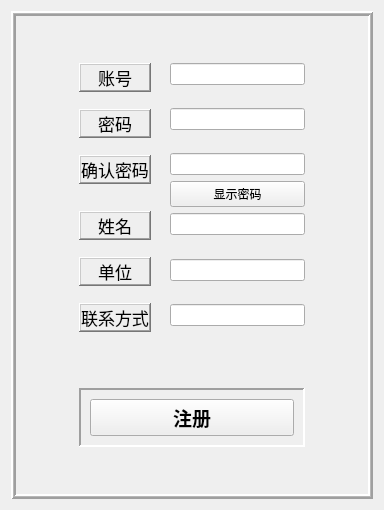
<?xml version="1.0" encoding="UTF-8"?>
<ui version="4.0">
 <class>RegisterWindow</class>
 <widget class="QWidget" name="RegisterWindow">
  <property name="geometry">
   <rect>
    <x>0</x>
    <y>0</y>
    <width>384</width>
    <height>510</height>
   </rect>
  </property>
  <property name="windowTitle">
   <string>Form</string>
  </property>
  <layout class="QGridLayout" name="gridLayout">
   <item row="0" column="0">
    <widget class="QFrame" name="frame">
     <property name="frameShape">
      <enum>QFrame::Box</enum>
     </property>
     <property name="frameShadow">
      <enum>QFrame::Raised</enum>
     </property>
     <property name="lineWidth">
      <number>2</number>
     </property>
     <property name="midLineWidth">
      <number>1</number>
     </property>
     <layout class="QGridLayout" name="gridLayout_3">
      <item row="0" column="0">
       <layout class="QHBoxLayout" name="horizontalLayout_2">
        <item>
         <spacer name="horizontalSpacer_2">
          <property name="orientation">
           <enum>Qt::Horizontal</enum>
          </property>
          <property name="sizeHint" stdset="0">
           <size>
            <width>40</width>
            <height>20</height>
           </size>
          </property>
         </spacer>
        </item>
        <item>
         <layout class="QVBoxLayout" name="verticalLayout_4">
          <item>
           <spacer name="verticalSpacer_12">
            <property name="orientation">
             <enum>Qt::Vertical</enum>
            </property>
            <property name="sizeHint" stdset="0">
             <size>
              <width>20</width>
              <height>40</height>
             </size>
            </property>
           </spacer>
          </item>
          <item>
           <layout class="QVBoxLayout" name="verticalLayout_3">
            <item>
             <layout class="QHBoxLayout" name="horizontalLayout" stretch="5,1,10">
              <item>
               <layout class="QVBoxLayout" name="verticalLayout_2" stretch="1,1,1,1,1,2,1,1,1,1,1,1">
                <item>
                 <widget class="QLabel" name="label">
                  <property name="font">
                   <font>
                    <pointsize>13</pointsize>
                   </font>
                  </property>
                  <property name="layoutDirection">
                   <enum>Qt::LeftToRight</enum>
                  </property>
                  <property name="frameShape">
                   <enum>QFrame::WinPanel</enum>
                  </property>
                  <property name="frameShadow">
                   <enum>QFrame::Raised</enum>
                  </property>
                  <property name="midLineWidth">
                   <number>1</number>
                  </property>
                  <property name="text">
                   <string>账号</string>
                  </property>
                  <property name="alignment">
                   <set>Qt::AlignCenter</set>
                  </property>
                 </widget>
                </item>
                <item>
                 <spacer name="verticalSpacer_6">
                  <property name="orientation">
                   <enum>Qt::Vertical</enum>
                  </property>
                  <property name="sizeHint" stdset="0">
                   <size>
                    <width>48</width>
                    <height>13</height>
                   </size>
                  </property>
                 </spacer>
                </item>
                <item>
                 <widget class="QLabel" name="label_2">
                  <property name="font">
                   <font>
                    <pointsize>13</pointsize>
                   </font>
                  </property>
                  <property name="layoutDirection">
                   <enum>Qt::LeftToRight</enum>
                  </property>
                  <property name="frameShape">
                   <enum>QFrame::WinPanel</enum>
                  </property>
                  <property name="frameShadow">
                   <enum>QFrame::Raised</enum>
                  </property>
                  <property name="midLineWidth">
                   <number>1</number>
                  </property>
                  <property name="text">
                   <string>密码</string>
                  </property>
                  <property name="alignment">
                   <set>Qt::AlignCenter</set>
                  </property>
                 </widget>
                </item>
                <item>
                 <spacer name="verticalSpacer_7">
                  <property name="orientation">
                   <enum>Qt::Vertical</enum>
                  </property>
                  <property name="sizeHint" stdset="0">
                   <size>
                    <width>48</width>
                    <height>13</height>
                   </size>
                  </property>
                 </spacer>
                </item>
                <item>
                 <widget class="QLabel" name="label_3">
                  <property name="font">
                   <font>
                    <pointsize>13</pointsize>
                   </font>
                  </property>
                  <property name="layoutDirection">
                   <enum>Qt::LeftToRight</enum>
                  </property>
                  <property name="frameShape">
                   <enum>QFrame::WinPanel</enum>
                  </property>
                  <property name="frameShadow">
                   <enum>QFrame::Raised</enum>
                  </property>
                  <property name="midLineWidth">
                   <number>1</number>
                  </property>
                  <property name="text">
                   <string>确认密码</string>
                  </property>
                  <property name="alignment">
                   <set>Qt::AlignCenter</set>
                  </property>
                 </widget>
                </item>
                <item>
                 <spacer name="verticalSpacer_8">
                  <property name="orientation">
                   <enum>Qt::Vertical</enum>
                  </property>
                  <property name="sizeHint" stdset="0">
                   <size>
                    <width>48</width>
                    <height>13</height>
                   </size>
                  </property>
                 </spacer>
                </item>
                <item>
                 <widget class="QLabel" name="label_4">
                  <property name="font">
                   <font>
                    <pointsize>13</pointsize>
                   </font>
                  </property>
                  <property name="layoutDirection">
                   <enum>Qt::LeftToRight</enum>
                  </property>
                  <property name="frameShape">
                   <enum>QFrame::WinPanel</enum>
                  </property>
                  <property name="frameShadow">
                   <enum>QFrame::Raised</enum>
                  </property>
                  <property name="midLineWidth">
                   <number>1</number>
                  </property>
                  <property name="text">
                   <string>姓名</string>
                  </property>
                  <property name="alignment">
                   <set>Qt::AlignCenter</set>
                  </property>
                 </widget>
                </item>
                <item>
                 <spacer name="verticalSpacer_9">
                  <property name="orientation">
                   <enum>Qt::Vertical</enum>
                  </property>
                  <property name="sizeHint" stdset="0">
                   <size>
                    <width>48</width>
                    <height>13</height>
                   </size>
                  </property>
                 </spacer>
                </item>
                <item>
                 <widget class="QLabel" name="label_5">
                  <property name="font">
                   <font>
                    <pointsize>13</pointsize>
                   </font>
                  </property>
                  <property name="layoutDirection">
                   <enum>Qt::LeftToRight</enum>
                  </property>
                  <property name="frameShape">
                   <enum>QFrame::WinPanel</enum>
                  </property>
                  <property name="frameShadow">
                   <enum>QFrame::Raised</enum>
                  </property>
                  <property name="midLineWidth">
                   <number>1</number>
                  </property>
                  <property name="text">
                   <string>单位</string>
                  </property>
                  <property name="alignment">
                   <set>Qt::AlignCenter</set>
                  </property>
                 </widget>
                </item>
                <item>
                 <spacer name="verticalSpacer_10">
                  <property name="orientation">
                   <enum>Qt::Vertical</enum>
                  </property>
                  <property name="sizeHint" stdset="0">
                   <size>
                    <width>48</width>
                    <height>13</height>
                   </size>
                  </property>
                 </spacer>
                </item>
                <item>
                 <widget class="QLabel" name="label_6">
                  <property name="font">
                   <font>
                    <pointsize>13</pointsize>
                   </font>
                  </property>
                  <property name="layoutDirection">
                   <enum>Qt::LeftToRight</enum>
                  </property>
                  <property name="frameShape">
                   <enum>QFrame::WinPanel</enum>
                  </property>
                  <property name="frameShadow">
                   <enum>QFrame::Raised</enum>
                  </property>
                  <property name="midLineWidth">
                   <number>1</number>
                  </property>
                  <property name="text">
                   <string>联系方式</string>
                  </property>
                  <property name="alignment">
                   <set>Qt::AlignCenter</set>
                  </property>
                 </widget>
                </item>
                <item>
                 <spacer name="verticalSpacer_15">
                  <property name="orientation">
                   <enum>Qt::Vertical</enum>
                  </property>
                  <property name="sizeHint" stdset="0">
                   <size>
                    <width>48</width>
                    <height>13</height>
                   </size>
                  </property>
                 </spacer>
                </item>
               </layout>
              </item>
              <item>
               <spacer name="horizontalSpacer">
                <property name="orientation">
                 <enum>Qt::Horizontal</enum>
                </property>
                <property name="sizeHint" stdset="0">
                 <size>
                  <width>40</width>
                  <height>20</height>
                 </size>
                </property>
               </spacer>
              </item>
              <item>
               <layout class="QVBoxLayout" name="verticalLayout">
                <item>
                 <widget class="QLineEdit" name="lineEdit"/>
                </item>
                <item>
                 <spacer name="verticalSpacer">
                  <property name="orientation">
                   <enum>Qt::Vertical</enum>
                  </property>
                  <property name="sizeHint" stdset="0">
                   <size>
                    <width>48</width>
                    <height>13</height>
                   </size>
                  </property>
                 </spacer>
                </item>
                <item>
                 <widget class="QLineEdit" name="lineEdit_2"/>
                </item>
                <item>
                 <spacer name="verticalSpacer_2">
                  <property name="orientation">
                   <enum>Qt::Vertical</enum>
                  </property>
                  <property name="sizeHint" stdset="0">
                   <size>
                    <width>48</width>
                    <height>13</height>
                   </size>
                  </property>
                 </spacer>
                </item>
                <item>
                 <widget class="QLineEdit" name="lineEdit_3"/>
                </item>
                <item>
                 <widget class="QPushButton" name="pushButton_2">
                  <property name="text">
                   <string>显示密码</string>
                  </property>
                 </widget>
                </item>
                <item>
                 <widget class="QLineEdit" name="lineEdit_4"/>
                </item>
                <item>
                 <spacer name="verticalSpacer_4">
                  <property name="orientation">
                   <enum>Qt::Vertical</enum>
                  </property>
                  <property name="sizeHint" stdset="0">
                   <size>
                    <width>48</width>
                    <height>13</height>
                   </size>
                  </property>
                 </spacer>
                </item>
                <item>
                 <widget class="QLineEdit" name="lineEdit_5"/>
                </item>
                <item>
                 <spacer name="verticalSpacer_5">
                  <property name="orientation">
                   <enum>Qt::Vertical</enum>
                  </property>
                  <property name="sizeHint" stdset="0">
                   <size>
                    <width>48</width>
                    <height>13</height>
                   </size>
                  </property>
                 </spacer>
                </item>
                <item>
                 <widget class="QLineEdit" name="lineEdit_6"/>
                </item>
                <item>
                 <spacer name="verticalSpacer_14">
                  <property name="orientation">
                   <enum>Qt::Vertical</enum>
                  </property>
                  <property name="sizeHint" stdset="0">
                   <size>
                    <width>48</width>
                    <height>13</height>
                   </size>
                  </property>
                 </spacer>
                </item>
               </layout>
              </item>
             </layout>
            </item>
            <item>
             <spacer name="verticalSpacer_11">
              <property name="orientation">
               <enum>Qt::Vertical</enum>
              </property>
              <property name="sizeHint" stdset="0">
               <size>
                <width>20</width>
                <height>40</height>
               </size>
              </property>
             </spacer>
            </item>
            <item>
             <widget class="QFrame" name="frame_2">
              <property name="frameShape">
               <enum>QFrame::Panel</enum>
              </property>
              <property name="frameShadow">
               <enum>QFrame::Sunken</enum>
              </property>
              <property name="lineWidth">
               <number>2</number>
              </property>
              <property name="midLineWidth">
               <number>1</number>
              </property>
              <layout class="QGridLayout" name="gridLayout_2">
               <item row="0" column="0">
                <widget class="QPushButton" name="pushButton">
                 <property name="sizePolicy">
                  <sizepolicy hsizetype="Minimum" vsizetype="Minimum">
                   <horstretch>0</horstretch>
                   <verstretch>0</verstretch>
                  </sizepolicy>
                 </property>
                 <property name="font">
                  <font>
                   <family>Microsoft YaHei UI Light</family>
                   <pointsize>14</pointsize>
                   <bold>true</bold>
                   <kerning>true</kerning>
                  </font>
                 </property>
                 <property name="text">
                  <string>注册</string>
                 </property>
                </widget>
               </item>
              </layout>
             </widget>
            </item>
           </layout>
          </item>
          <item>
           <spacer name="verticalSpacer_13">
            <property name="orientation">
             <enum>Qt::Vertical</enum>
            </property>
            <property name="sizeHint" stdset="0">
             <size>
              <width>20</width>
              <height>40</height>
             </size>
            </property>
           </spacer>
          </item>
         </layout>
        </item>
        <item>
         <spacer name="horizontalSpacer_3">
          <property name="orientation">
           <enum>Qt::Horizontal</enum>
          </property>
          <property name="sizeHint" stdset="0">
           <size>
            <width>40</width>
            <height>20</height>
           </size>
          </property>
         </spacer>
        </item>
       </layout>
      </item>
     </layout>
    </widget>
   </item>
  </layout>
 </widget>
 <resources/>
 <connections/>
</ui>
